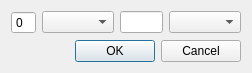
<?xml version="1.0" encoding="UTF-8"?>
<ui version="4.0">
 <class>FenetreModifAction</class>
 <widget class="QDialog" name="FenetreModifAction">
  <property name="geometry">
   <rect>
    <x>0</x>
    <y>0</y>
    <width>252</width>
    <height>69</height>
   </rect>
  </property>
  <property name="windowTitle">
   <string>Dialog</string>
  </property>
  <layout class="QGridLayout" name="gridLayout_2">
   <item row="0" column="0">
    <layout class="QGridLayout" name="gridLayout">
     <item row="0" column="0">
      <widget class="QSpinBox" name="spinBox">
       <property name="buttonSymbols">
        <enum>QAbstractSpinBox::NoButtons</enum>
       </property>
      </widget>
     </item>
     <item row="0" column="1">
      <widget class="QComboBox" name="comboBox"/>
     </item>
     <item row="0" column="2">
      <widget class="QLineEdit" name="lineEdit"/>
     </item>
     <item row="0" column="3">
      <widget class="QComboBox" name="comboBox_2"/>
     </item>
    </layout>
   </item>
   <item row="1" column="0">
    <widget class="QDialogButtonBox" name="buttonBox">
     <property name="orientation">
      <enum>Qt::Horizontal</enum>
     </property>
     <property name="standardButtons">
      <set>QDialogButtonBox::Cancel|QDialogButtonBox::Ok</set>
     </property>
    </widget>
   </item>
  </layout>
 </widget>
 <resources/>
 <connections>
  <connection>
   <sender>buttonBox</sender>
   <signal>accepted()</signal>
   <receiver>FenetreModifAction</receiver>
   <slot>accept()</slot>
   <hints>
    <hint type="sourcelabel">
     <x>248</x>
     <y>254</y>
    </hint>
    <hint type="destinationlabel">
     <x>157</x>
     <y>274</y>
    </hint>
   </hints>
  </connection>
  <connection>
   <sender>buttonBox</sender>
   <signal>rejected()</signal>
   <receiver>FenetreModifAction</receiver>
   <slot>reject()</slot>
   <hints>
    <hint type="sourcelabel">
     <x>316</x>
     <y>260</y>
    </hint>
    <hint type="destinationlabel">
     <x>286</x>
     <y>274</y>
    </hint>
   </hints>
  </connection>
 </connections>
</ui>
